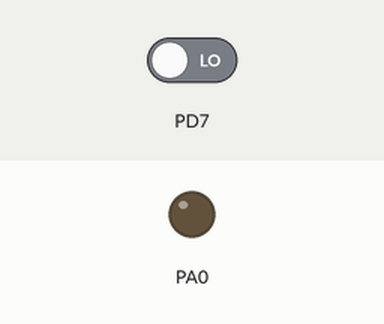
This program was run on a simulated ATmega32, built with avr-gcc and emulated at 1 MHz (the files do not name the chip). Shown: output pins drawn as LEDs (lit = HIGH). The test bench sets the inputs (shaded band); at power-on: PD7 LOW.

Above: at 1.2 s.
1.3 s: PD7 driven HIGH
At 2.5 s:
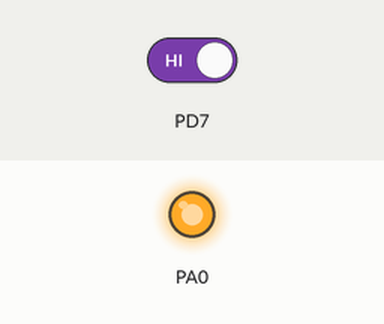
2.8 s: PD7 driven LOW
At 3.9 s:
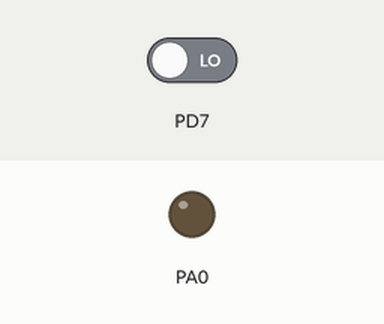
Timing chart, 0 to 5.8 s (numbered marks = the images above; inputs shaded):
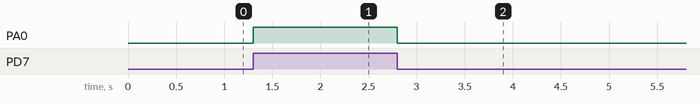

The program:

main.c
```c
#define F_CPU 1000000UL
//#include <avr/io.h>
//#include<util/delay.h>


#include <avr/io.h>
#include <util/delay.h>


int  main(void)
{

    DDRD &=~(1<<PD7);
	DDRA |= (1<<PA0);


   while(1){

    if(PIND&=(1<<PD7))
	   PORTA |=(1<<PA0);
     //  PORTA ^=(1<<PA0);
   //	_delay_ms(2000);
   //	PORTA = 0b00000000;
   else
    PORTA &=~(1<<PA0);
   //	_delay_ms(500);


   }

	return 0;
}


/*
 int  main(void)
{

   //DDRA = 0b11111111;
	DDRA |= (1<<PA0);
   // PORTA = 0b11111111;

   while(1){

   //	PORTA = 0b11111111;
	   PORTA |=(1<<PA0);
   	_delay_ms(2000);
   //	PORTA = 0b00000000;
    PORTA &=~(1<<PA0);
   	_delay_ms(500);


   }

	return 0;
}

 */


/*

int main(void){
	DDRA = 0b11111111;


	while(1){
	// turn off all
	PORTA = 0b00000000;
	_delay_ms(1000);
	//led 1
	PORTA = 0b00000001;
    _delay_ms(1000);
    //led 2
    PORTA = 0b00000010;
    _delay_ms(1000);
    //led 3
    PORTA = 0b00000100;
    _delay_ms(1000);
       //buzzer
     PORTA = 0b00001000;
      _delay_ms(1000);

	}


	return 0;
}
*/
```

Measured:
- after the input at 1.3 s, PA0: LOW → HIGH at once
- after the input at 2.8 s, PA0: HIGH → LOW at once
